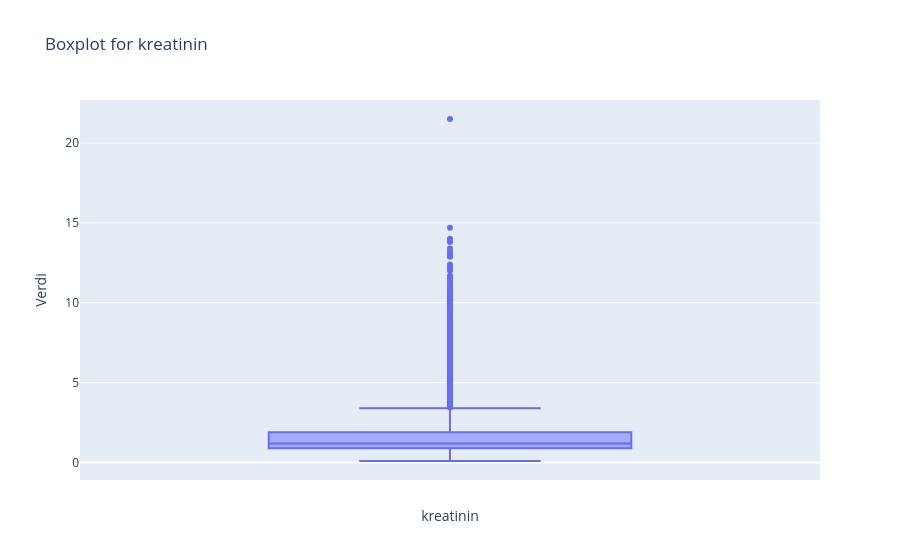
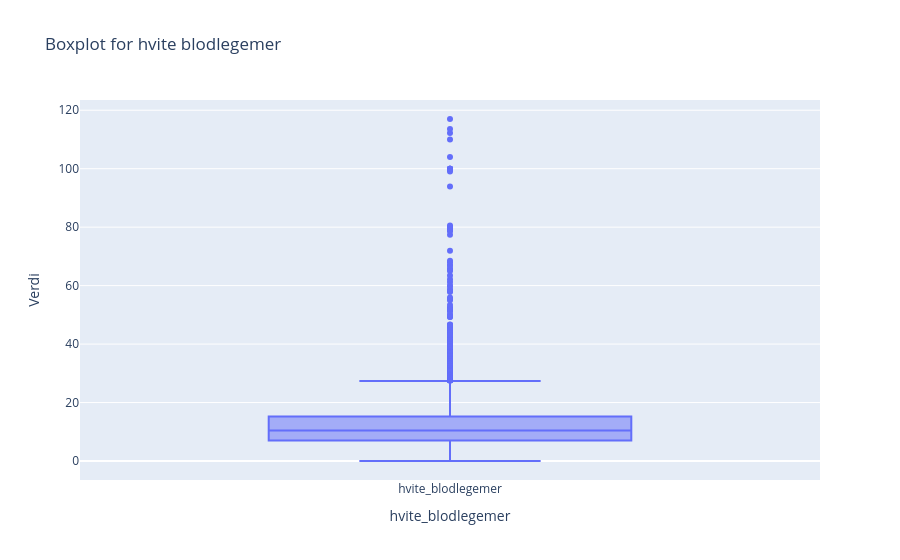

Notebook code cell kept with these figures, in order:
### Markdown cell above
### Kreatinin og hvite blodlegemer

### Code cell
fig_kreatinin = px.box(X_train['kreatinin'], y = "kreatinin", title = ('Boxplot for kreatinin'))
fig_kreatinin.update_layout(xaxis_title='kreatinin', yaxis_title='Verdi')
fig_kreatinin.show()

fig_hvite_blodlegemer= px.box(X_train['hvite_blodlegemer'], title = ('Boxplot for hvite blodlegemer'))
fig_hvite_blodlegemer.update_layout(xaxis_title='hvite_blodlegemer', yaxis_title='Verdi')
fig_hvite_blodlegemer.show()

### Figure 1 — Plotly figure (JSON) as saved in the notebook; plotly's stock layout.template omitted (floating-point values rounded to 4 significant figures; data arrays with more than 128 entries replaced by an {"elided": "..."} marker saying what was removed)
{"data": [{"alignmentgroup": "True", "hovertemplate": "kreatinin=%{y}<extra></extra>", "legendgroup": "", "marker": {"color": "#636efa"}, "name": "", "notched": false, "offsetgroup": "", "orientation": "v", "showlegend": false, "type": "box", "x0": " ", "xaxis": "x", "y": {"elided": "5410 float values"}, "y0": " ", "yaxis": "y"}], "layout": {"boxmode": "group", "legend": {"tracegroupgap": 0}, "title": {"text": "Boxplot for kreatinin"}, "xaxis": {"anchor": "y", "domain": [0, 1], "title": {"text": "kreatinin"}}, "yaxis": {"anchor": "x", "domain": [0, 1], "title": {"text": "Verdi"}}}}

### Figure 2 — Plotly figure (JSON) as saved in the notebook; plotly's stock layout.template omitted (floating-point values rounded to 4 significant figures; data arrays with more than 128 entries replaced by an {"elided": "..."} marker saying what was removed)
{"data": [{"alignmentgroup": "True", "hovertemplate": "variable=%{x}<br>value=%{y}<extra></extra>", "legendgroup": "", "marker": {"color": "#636efa"}, "name": "", "notched": false, "offsetgroup": "", "orientation": "v", "showlegend": false, "type": "box", "x": {"elided": "5410 str values"}, "x0": " ", "xaxis": "x", "y": {"elided": "5410 float values"}, "y0": " ", "yaxis": "y"}], "layout": {"boxmode": "group", "legend": {"tracegroupgap": 0}, "title": {"text": "Boxplot for hvite blodlegemer"}, "xaxis": {"anchor": "y", "domain": [0, 1], "title": {"text": "hvite_blodlegemer"}}, "yaxis": {"anchor": "x", "domain": [0, 1], "title": {"text": "Verdi"}}}}
